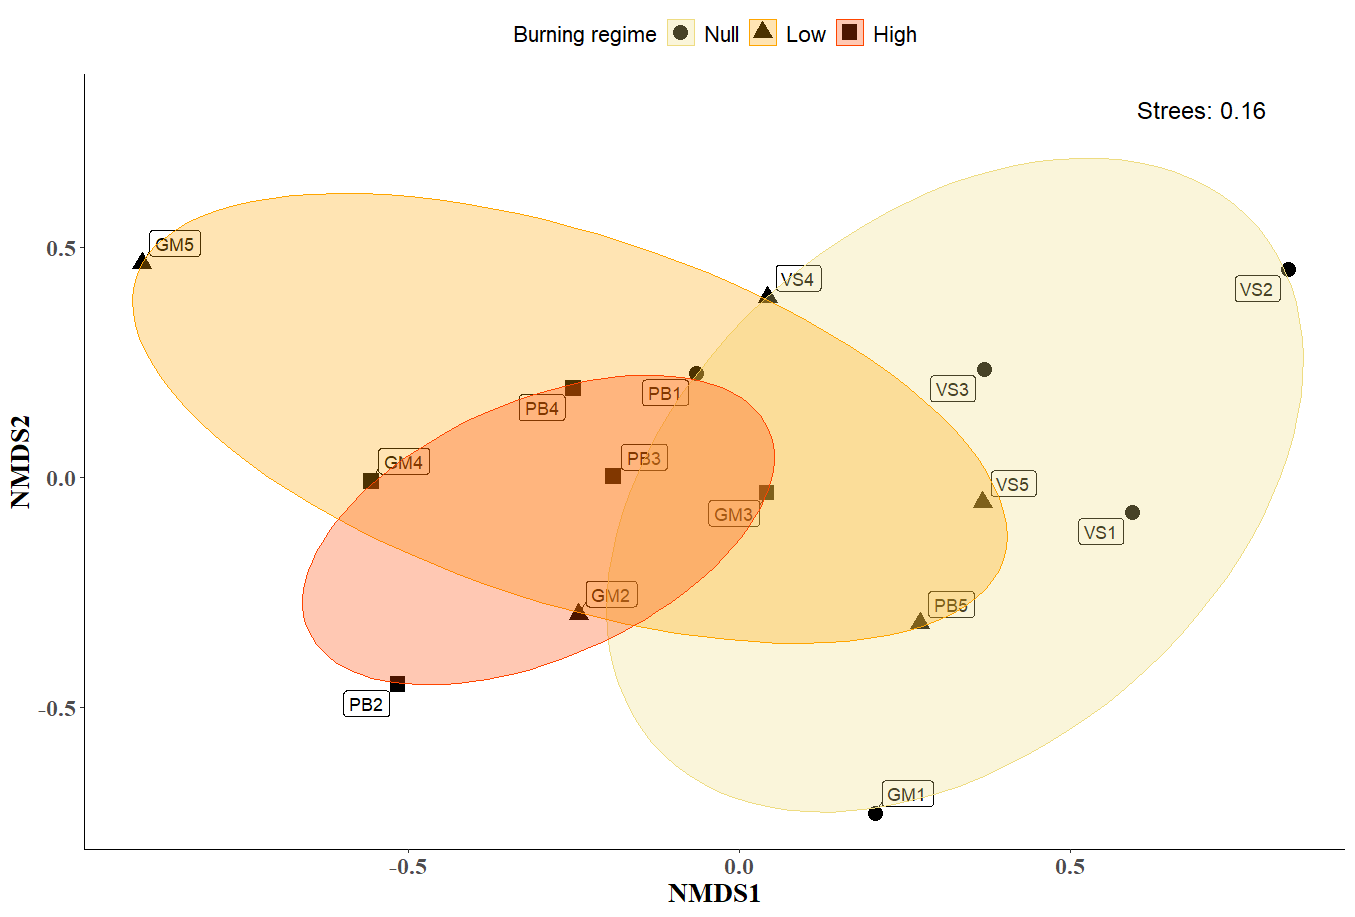

Write the R code that produced this figure.
library(ggplot2) # Create Elegant Data Visualisations Using the Grammar of Graphics CRAN v3.5.0
library(GGally) # Extension to 'ggplot2' CRAN v2.2.1
library(CCA) # Canonical Correlation Analysis CRAN v1.2.2
library(MASS) # Support Functions and Datasets for Venables and Ripley's MASS CRAN v7.3-60
library(vegan) # Community Ecology Package CRAN v2.6-4
library(ggforce) # Accelerating 'ggplot2' CRAN v0.4.2
library(png) # Read and write PNG images CRAN v0.1-8 
library(patchwork) # The Composer of Plots CRAN v1.2.0 
library(cowplot) # Streamlined Plot Theme and Plot Annotations for 'ggplot2' CRAN v1.1.3
library(grid)
library(ggrepel) # Automatically Position Non-Overlapping Text Labels with'ggplot2' CRAN v0.9.6
library(multcomp) # Simultaneous Inference in General Parametric Models CRAN v1.4-25
library(pairwiseAdonis) # Pairwise Multilevel Comparison using Adonis [github::pmartinezarbizu/pairwiseAdonis] v0.4.1
library(indicspecies) # Relationship Between Species and Groups of Sites CRAN v1.7.15

## Análisis bajo parámetros de abundancia

# Read data
DBData <- read.csv("NMDS/NMDSBurning.csv", sep = ";")
# Delete firts 3 columns 
DB <- DBData[, 4:21]
View(DB)

# NMDS ----
nmdsDB <- metaMDS(DB, k = 2, distance = "bray")
nmdsDB

# Cálculo de la bondad de ajuste para NMDS
bdanDB <- goodness(nmdsDB)
print(bdanDB)
sum(bdanDB)
mean(bdanDB)  

nmdsDB$points
nmds.scoresDB <-scores(nmdsDB)
nmds.scoresDB

SitioDB <- nmdsDB$points
sppDB <- nmdsDB$species
sppDB

# Determinar sitios
nmdsdataDB <- data.frame(nmds.scoresDB$sites)
nmdsdataDB$sites <- c(1:15)
nmdsdataDB$sites[1:5] <- c("High")
nmdsdataDB$sites[6:10] <- c("Low")
nmdsdataDB$sites[11:15] <- c("Null")

nmdsdataDB$site <- DBData$Sites

nmdsdataDB$sites <- factor(nmdsdataDB$sites, 
                               levels = c("Null", "Low", "High"))


# Plot
ggplot(nmdsdataDB, aes(x = NMDS1, y = NMDS2))+
  geom_label_repel(data = nmdsdataDB, aes(NMDS1, NMDS2, label = site))+
  geom_point(aes(shape = sites), size = 4) +
  geom_mark_ellipse(expand = 0, aes(color = sites, fill = sites))+
  scale_color_manual(values= c("lightgoldenrod2", "orange","orangered"))+
  scale_fill_manual(values = c("lightgoldenrod2", "orange","orangered"))+
  annotate("text", x = 0.7, y = 0.8, label = "Strees: 0.16", size = 5)+
  theme(axis.title.x = element_text(family = "serif", size = 16, face = "bold"))+
  theme(axis.text.x = element_text(family = "serif", size = 14, face = "bold"))+
  theme(axis.title.y = element_text(family = "serif", size = 16, face = "bold"))+
  theme(axis.text.y = element_text(family = "serif", size = 14, face = "bold"))+
  theme(panel.border = element_blank(), panel.grid.major = element_blank(),
        panel.grid.minor = element_blank(), 
        axis.line = element_line(colour = "black"))+
  theme(panel.background = element_blank())+
  labs(x = "NMDS1", y = "NMDS2",
       family = "Arial", size = 14)+
  theme(panel.background = element_blank(), 
        legend.text = element_text(family = "sans", size = 13), 
        legend.title = element_text(family = "sans", size = 13), 
        legend.position = "top")+
  labs(color = "Burning regime", shape = "Burning regime", 
       fill = "Burning regime")


# PERMANOVA ---------

# Transform to matrix
DB.matrix <- as.matrix(DB) # response variables
# sqrt transformation
DB.mat <- sqrt(DB.matrix)
DB.dist <- vegdist(DB.mat, method='bray')
DB.dist

DB.div <- adonis2(DB.dist ~ as.factor(BurningRegime), data = DBData, 
                    permutations = 9999)
DB.div

# Pairwise analysis
pair_perm <- pairwise.adonis2(DB.dist ~ BurningRegime, data = DBData, 
                              permutations = 9999)
pair_perm

# Betadisper ----------
betadisper_result <- betadisper(DB.dist, as.factor(DBData$BurningRegime))
permutest(betadisper_result)

plot(betadisper_result) ##sd ellipse

# Pairwise analysis
tukey_result <- TukeyHSD(betadisper_result)
tukey_result

# Boxplot
boxplot(betadisper_result$distances ~ DBData$BurningRegime)


# Influencia de las especies en los régimenes de fuego ----
BurningRegime <- DBData$BurningRegime

spdif <- multipatt(DB, BurningRegime, func = "r.g",
                               control = how(nperm = 9999))
spdif

summary(spdif)

# Show all species
summary(spdif, alpha = 1)
